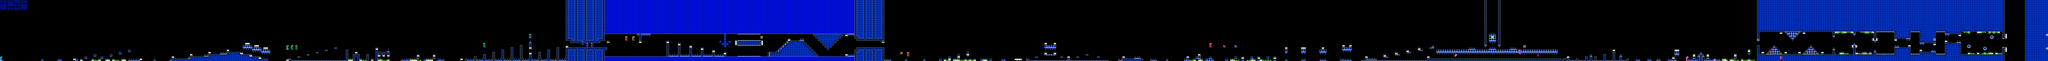

Tiled map render using the project's own tile images. Description and the map definition, with tile-layer contents summarised, below:
An orthogonal 894x27 tile map with 16x16 px tiles, 2 tile layers (SP, ...), 2 tilesets, 2 image layers.

<map version="1.10" tiledversion="1.11.2" orientation="orthogonal" renderorder="right-down" width="894" height="27" tilewidth="16" tileheight="16" infinite="0" nextlayerid="5" nextobjectid="1">
 <editorsettings>
  <chunksize width="16" height="27" />
  <export target="stereomadness.csv" format="csv" />
 </editorsettings>
 <tileset firstgid="1" name="famidash" tilewidth="16" tileheight="16" tilecount="256" columns="16">
  <image source="../../../GRAPHICS/famidash.bmp" width="256" height="256" />
 </tileset>
 <tileset firstgid="257" name="sprites" tilewidth="16" tileheight="16" tilecount="256" columns="16">
  <image source="../../../GRAPHICS/sprites.png" width="256" height="256" />
 </tileset>
 <imagelayer id="3" name="Image Layer 1" parallaxx="0.9" parallaxy="0.9" repeatx="1" repeaty="1">
  <image source="../../../GRAPHICS/Old/parallax Blue.bmp" width="144" height="72" />
 </imagelayer>
 <imagelayer id="4" name="Image Layer 2" offsetx="0" offsety="432" repeatx="1">
  <image source="../../../GRAPHICS/ground.bmp" width="64" height="128" />
 </imagelayer>
 <layer id="1" width="894" height="27">
  <data>[24138 cells, 24138 non-empty, 44 distinct tile ids]</data>
 </layer>
 <layer id="2" name="SP" width="894" height="27">
  <data>[24138 cells, 216 non-empty, 55 distinct tile ids]</data>
 </layer>
</map>
